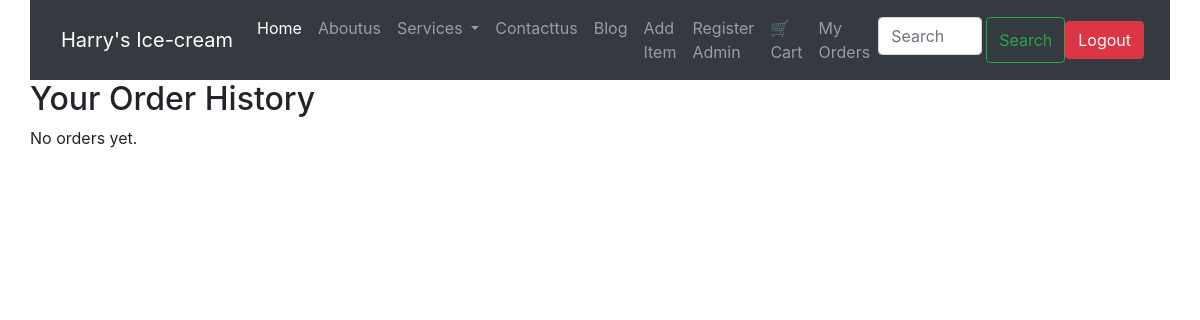
The page /orders/ (signed in) on the database as committed earlier.
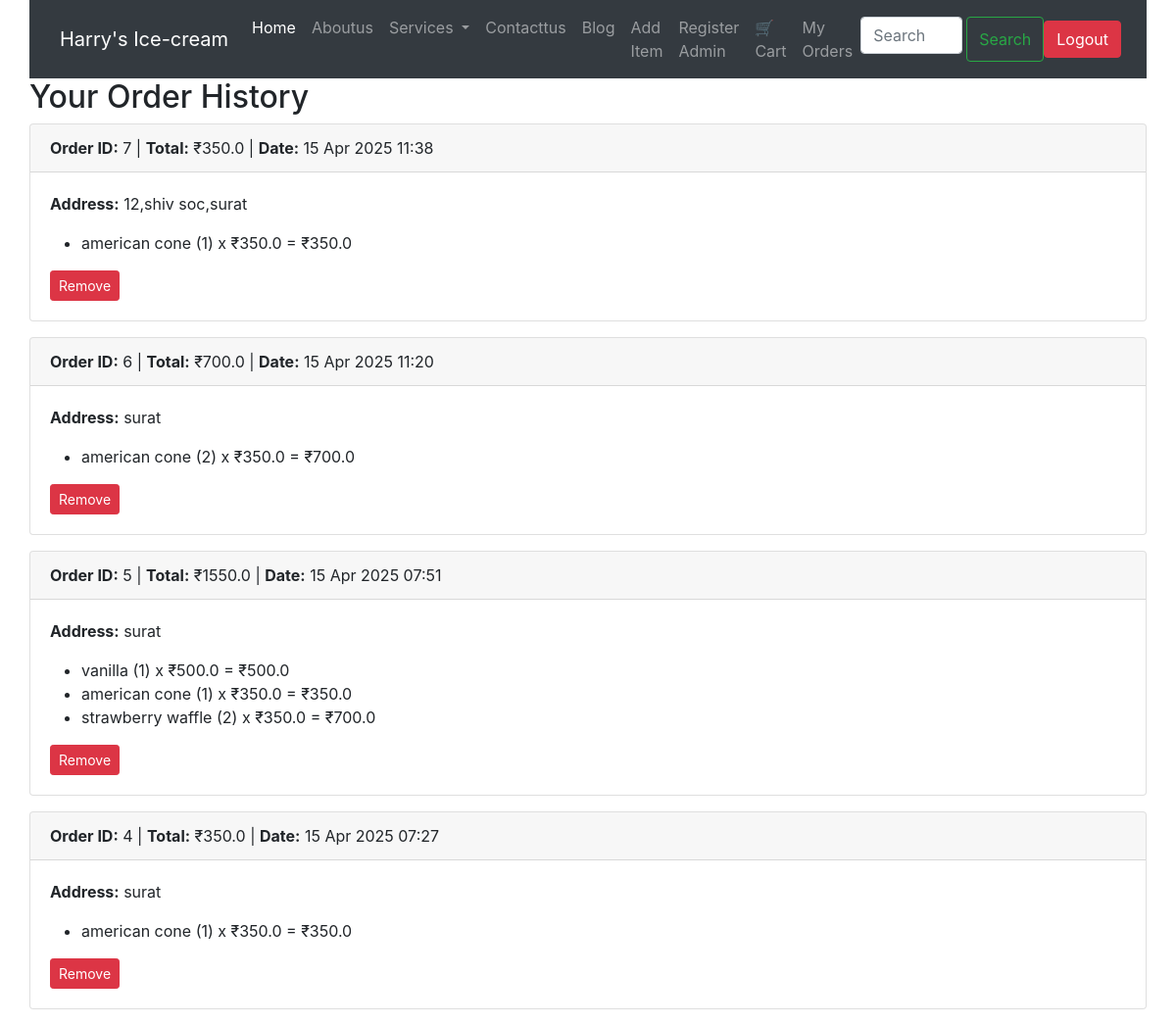
The same page on the database as committed later.
### my_app/models.py (models this page shows, shortened)
class Order(models.Model):
    user = models.ForeignKey(User, on_delete=models.CASCADE)
    created_at = models.DateTimeField(auto_now_add=True)
    address = models.TextField()
    total_amount = models.FloatField()

class OrderItem(models.Model):
    order = models.ForeignKey(Order, on_delete=models.CASCADE)
    icecream = models.ForeignKey('Icecream', on_delete=models.CASCADE)
    quantity = models.PositiveIntegerField()
    price = models.FloatField()
    @property
    def total_price(self):
        return self.quantity * self.price

class Icecream(models.Model):
    CATEGORY_CHOICES = [
        ('Icecream', 'Icecream'),
        ('Softy', 'Softy'),
        ('Milkshake', 'Milkshake'),
    ]
    name = models.CharField(max_length=100)
    description = models.TextField()
    image = models.ImageField(upload_to='icecream_images/', null=True, blank=True)
    price = models.DecimalField(max_digits=6, decimal_places=2)
    added_by = models.ForeignKey(User, on_delete=models.CASCADE, null=True, blank=True)
    category = models.CharField(max_length=100, choices=CATEGORY_CHOICES)

### my_app/views.py (the view)
# urls.py: path('orders/', views.order_history, name='order_history'),
@login_required
def order_history(request):
    orders = Order.objects.filter(user=request.user).order_by('-created_at')
    return render(request, 'order_history.html', {'orders': orders})

### templates/order_history.html (shortened to what this page needs)
{% extends "base.html" %}
{% block content %}
<h2>Your Order History</h2>
{% if orders %}
  {% for order in orders %}
    <div class="card mb-3">
      <div class="card-header">
        <strong>Order ID:</strong> {{ order.id }} |
        <strong>Total:</strong> ₹{{ order.total_amount }} |
        <strong>Date:</strong> {{ order.created_at|date:"d M Y H:i" }}
      </div>
      <div class="card-body">
        <p><strong>Address:</strong> {{ order.address }}</p>
        <ul>
          {% for item in order.orderitem_set.all %}
            <li>
                {{ item.icecream.name }} ({{ item.quantity }}) x ₹{{ item.price }} = ₹{{ item.total_price }}
            </li>
          {% endfor %}
        </ul>
        <a href="{% url 'delete_order' order.id %}" class="btn btn-danger btn-sm">Remove</a>
      </div>
    </div>
  {% endfor %}
{% else %}
  <p>No orders yet.</p>
{% endif %}
{% endblock content %}

Rows that differ between the two databases and show on the page:
added Order: id "7", total_amount "350.0", created_at "15 Apr 2025 11:38", address "12,shiv soc,surat"
added OrderItem: icecream.name "american cone", quantity "1", price "350.0", total_price "350.0", shown under "7"
added Order: id "6", total_amount "700.0", created_at "15 Apr 2025 11:20", address "surat"
added OrderItem: icecream.name "american cone", quantity "2", price "350.0", total_price "700.0", shown under "6"
added Order: id "5", total_amount "1550.0", created_at "15 Apr 2025 07:51", address "surat"
added OrderItem: icecream.name "vanilla", quantity "1", price "500.0", total_price "500.0", shown under "5"
added OrderItem: icecream.name "american cone", quantity "1", price "350.0", total_price "350.0", shown under "5"
added OrderItem: icecream.name "strawberry waffle", quantity "2", price "350.0", total_price "700.0", shown under "5"
added Order: id "4", total_amount "350.0", created_at "15 Apr 2025 07:27", address "surat"
added OrderItem: icecream.name "american cone", quantity "1", price "350.0", total_price "350.0", shown under "4"
Other text that changed with them:
text no longer shown: "No orders yet."
